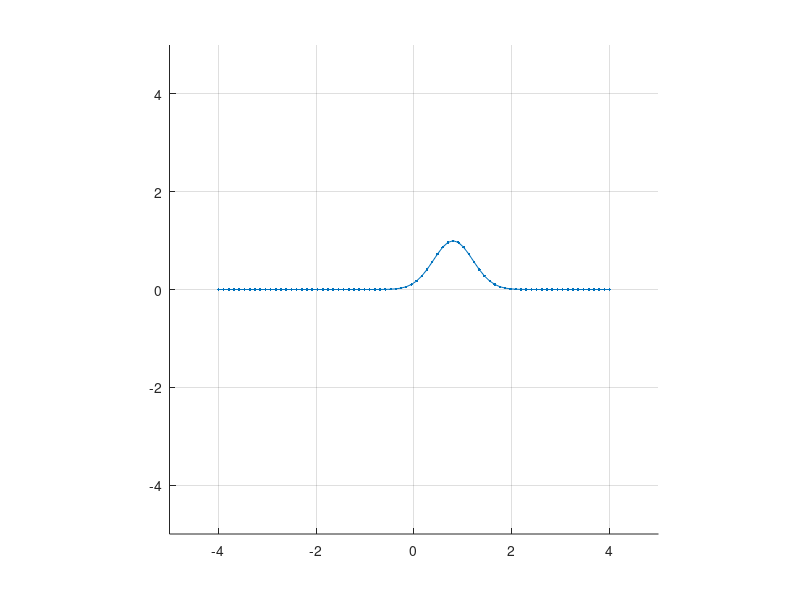

This figure's MATLAB source:
function GVector = Gaussian1dim()%mean,stddev,magnify,values,range)
mean = 0.8;       stddev = 0.4;
values = 75;    range = 4;
magnify = 1;
scale = 1/(sqrt(2*pi));     term1 = scale/stddev;
expdiv = 2*(stddev^2);
x = [];     y = [];
figure;
axis([-5 5 -5 5]);
axis square;
grid on;
hold on;
h = plot(0,0);
res = (2*range)/values;
for k = -range:res:range
    x = [x k];
    gaussian = term1*(exp(-(((k-mean)^2)/expdiv)));
    gaussian = gaussian*magnify;
    y = [y gaussian];
    set(h,'XData',x,'YData',y);
    pause(0.25);
end
GVector = y;
